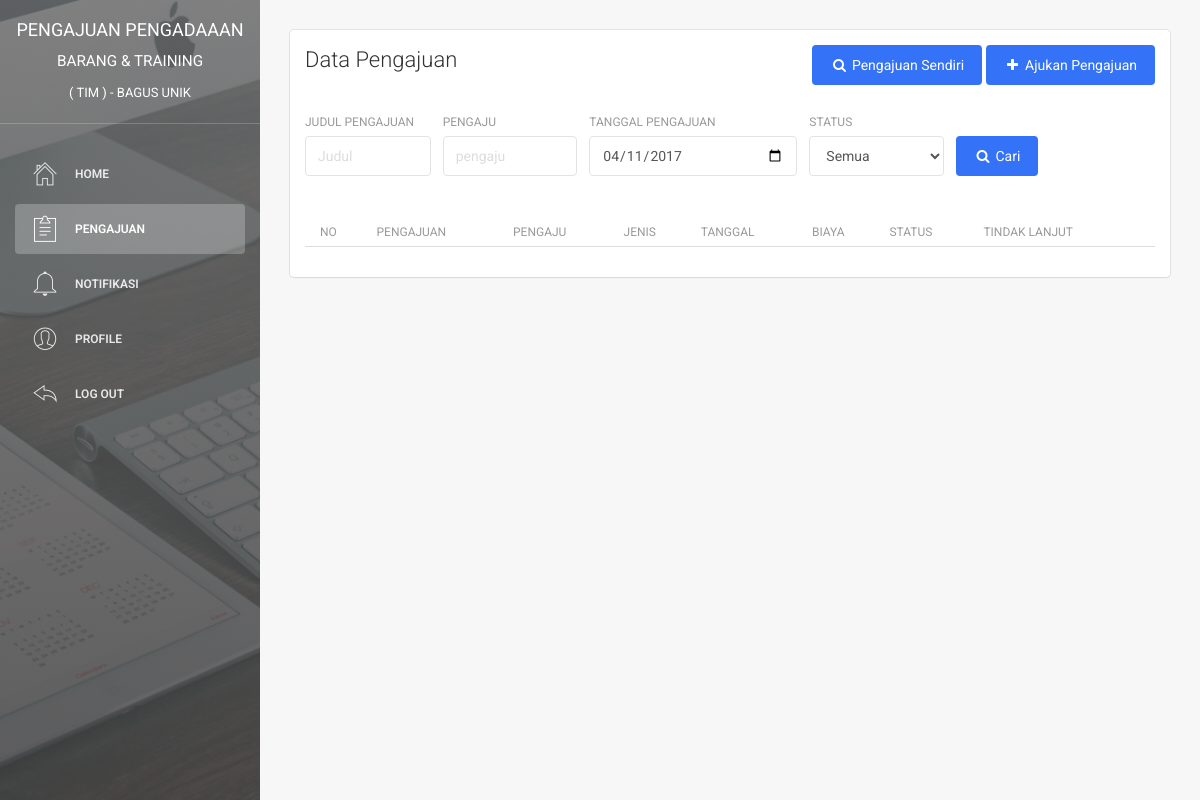
The app's page /semua_pengajuan.php (signed in), older data.
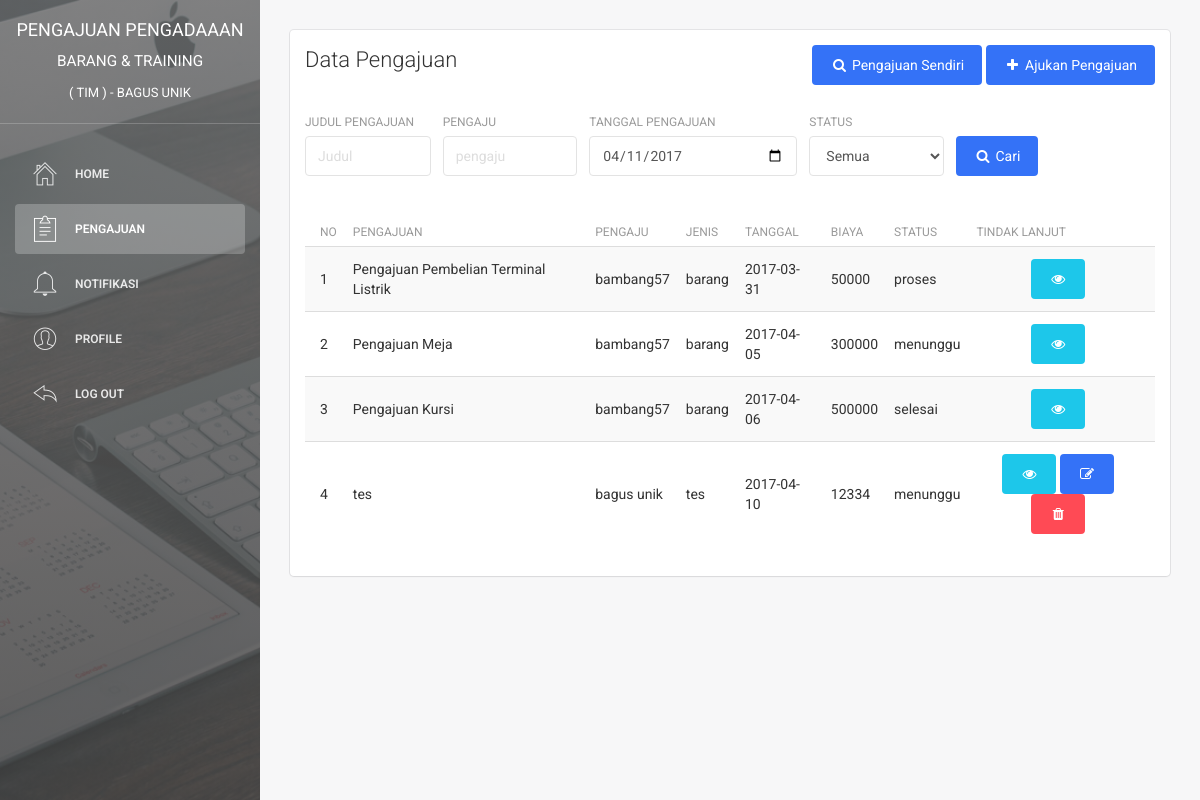
The same page, newer data.
### tables this page shows
CREATE TABLE `pengajuan` (
  `id_pengajuan` int(11) NOT NULL,
  `pengajuan` varchar(225) NOT NULL,
  `id_user` int(11) NOT NULL,
  `jenis_pengajuan` varchar(225) NOT NULL,
  `tanggal_pengajuan` date NOT NULL,
  `gambar` varchar(225) NOT NULL,
  `biaya` int(225) NOT NULL,
  `alasan` text NOT NULL,
  `keterangan` text NOT NULL,
  `jadwal_pelaksanaan` date NOT NULL,
  `catatan` text NOT NULL,
  `status` enum('menunggu','proses','selesai') NOT NULL,
  `update_pengajuan` date NOT NULL
);

CREATE TABLE `user` (
  `id_user` int(11) NOT NULL,
  `username` varchar(15) NOT NULL,
  `email` varchar(25) NOT NULL,
  `password` varchar(225) NOT NULL,
  `nama_depan` varchar(15) NOT NULL,
  `nama_belakang` varchar(15) NOT NULL,
  `jk` enum('laki-laki','perempuan') NOT NULL,
  `no_hp` varchar(15) NOT NULL,
  `alamat` text NOT NULL,
  `role` enum('manajemen','tim') NOT NULL,
  `pembuatan_akun` datetime NOT NULL,
  `update_akun` datetime NOT NULL
);

### semua_pengajuan.php (the view, shortened to what the changed rows need)
<?php
  include 'system/koneksi.php';
?>
<!doctype html>
<html lang="en">
<head>
    <link href="assets/css/bootstrap.min.css" rel="stylesheet" />
    <link href="assets/css/animate.min.css" rel="stylesheet"/>
    <link href="assets/css/light-bootstrap-dashboard.css" rel="stylesheet"/>
    <link href="assets/css/demo.css" rel="stylesheet" />
    <link href="http://maxcdn.bootstrapcdn.com/font-awesome/4.2.0/css/font-awesome.min.css" rel="stylesheet">
    <link href="assets/css/pe-icon-7-stroke.css" rel="stylesheet" />
</head>
<body>
<div class="wrapper">
<?php
 $query_login = "SELECT * FROM user WHERE email ='$_SESSION[email]'";
    $result_login = mysqli_query($con, $query_login);
    $data_login = mysqli_fetch_assoc($result_login);
    $username_login = $data_login["username"];
?>
    <div class="main-panel">
        <div class="content">
            <div class="container-fluid">
                <div class="row">
                    <div class="col-md-12">
                        <div class="card">
                            <div class="header">
                                <br>
                                <form id="form_pencarian"  action="pencarian_pengajuan.php" method="get">
                            <div class="content table-responsive table-full-width">
                                <table class="table table-hover table-striped">
                                    <thead>
                                        <th>No</th>
                                        <th>Pengajuan</th>
                                        <th>Pengaju</th>
                                        <th>Jenis</th>
                                        <th>tanggal</th>
                                        <th>biaya</th>
                                        <th>status</th>
                                        <th>Tindak Lanjut</th>
                                    </thead>
                                    <tbody>
<?php
      $query = "SELECT a.id_pengajuan, a.pengajuan, a.id_user,  b.username, a.jenis_pengajuan, a.tanggal_pengajuan,
                a.biaya, a.status FROM pengajuan AS a INNER JOIN user AS b WHERE a.id_user = b.id_user";
      $result = mysqli_query($con, $query);
      $no = 1;
      while($data = mysqli_fetch_assoc($result))
      {
                                        echo "<tr>";
                                            echo "<td>$no</td>";
                                            echo "<td>$data[pengajuan]</td>";
                                            echo "<td>$data[username]</td>";
                                            echo "<td>$data[jenis_pengajuan]</td>";
                                            echo "<td>$data[tanggal_pengajuan]</td>";
                                            echo "<td>$data[biaya]</td>";
                                            echo "<td>$data[status]</td>";
                                            echo '<td align="center">';
    if($data['username']== $username_login ){
        if($data['status'] == "menunggu" ){
                                            echo '
                                                <a href="detail_pengajuan.php?id='.$data['id_pengajuan'].'">
                                                    <button type="button" rel="tooltip" title="Lihat Detail" class="btn btn-info btn-fill">
                                                        <i class="fa fa-eye"> </i>
                                                    </button>
                                                </a>
                                                <a href="edit_pengajuan.php?id='.$data['id_pengajuan'].'">
                                                    <button type="button" rel="tooltip" title="Ubah Pengajuan" class="btn btn-primary btn-fill">
                                                        <i class="fa fa-edit"></i>
                                                    </button>
                                                </a>
                                                <a href="system/hapus_user.php?id='.$data['id_pengajuan'].'" onclick="return confirm(\'Anda yakin akan menghapus data pengguna?\')">
                                                    <button type="button" rel="tooltip" title="Batalkan Pengajuan" class="btn btn-danger btn-fill">
                                                        <i class="fa fa-trash"> </i>
                                                    </button>
                                                </a>';
        }
    }
    else {
        echo '
                                                <a href="detail_pengajuan.php?id='.$data['id_pengajuan'].'">
                                                    <button type="button" rel="tooltip" title="Lihat Detail" class="btn btn-info btn-fill">
                                                        <i class="fa fa-eye"></i>
                                                    </button>
                                                </a>';
    }
                                            echo '</td>';
                                        echo "</tr>";
                                        $no++;
    }
?>
                                    </tbody>
                                </table>
                            </div>
                        </div>
                    </div>
                </div>
            </div>
        </div>
    </div>
</div>
</body>
</html>

Row changes from the older to the newer data that the page shows:
now on this page (row edited): pengajuan: pengajuan "Pengajuan Pembelian Terminal Listrik", id_user.username "bambang57", jenis_pengajuan "barang", tanggal_pengajuan "2017-03-31", biaya "50000", status "proses"
now on this page (row edited): pengajuan: pengajuan "Pengajuan Meja", id_user.username "bambang57", jenis_pengajuan "barang", tanggal_pengajuan "2017-04-05", biaya "300000", status "menunggu"
now on this page (row edited): pengajuan: pengajuan "Pengajuan Kursi", id_user.username "bambang57", jenis_pengajuan "barang", tanggal_pengajuan "2017-04-06", biaya "500000", status "selesai"
added pengajuan: pengajuan "tes", id_user.username "bagus unik", jenis_pengajuan "tes", tanggal_pengajuan "2017-04-10", biaya "12334", status "menunggu"
